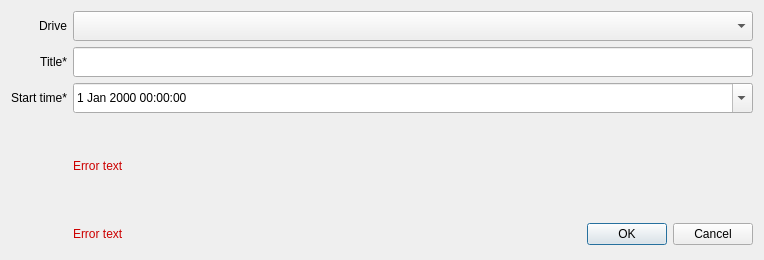
<?xml version="1.0" encoding="UTF-8"?>
<ui version="4.0">
 <class>WizardAddStreamAnnounceDialog</class>
 <widget class="QDialog" name="WizardAddStreamAnnounceDialog">
  <property name="geometry">
   <rect>
    <x>0</x>
    <y>0</y>
    <width>764</width>
    <height>260</height>
   </rect>
  </property>
  <property name="windowTitle">
   <string>Dialog</string>
  </property>
  <layout class="QGridLayout" name="gridLayout_2">
   <item row="0" column="0">
    <layout class="QGridLayout" name="gridLayout">
     <item row="1" column="1">
      <widget class="QLineEdit" name="m_title">
       <property name="minimumSize">
        <size>
         <width>450</width>
         <height>30</height>
        </size>
       </property>
       <property name="maximumSize">
        <size>
         <width>16777215</width>
         <height>30</height>
        </size>
       </property>
       <property name="text">
        <string/>
       </property>
      </widget>
     </item>
     <item row="4" column="1">
      <layout class="QHBoxLayout" name="horizontalLayout">
       <item>
        <widget class="QLabel" name="m_errorText">
         <property name="styleSheet">
          <string notr="true">color: #CC0000</string>
         </property>
         <property name="text">
          <string>Error text</string>
         </property>
        </widget>
       </item>
      </layout>
     </item>
     <item row="3" column="1">
      <layout class="QHBoxLayout" name="horizontalLayout">
       <item>
        <widget class="QLabel" name="m_errorText">
         <property name="styleSheet">
          <string notr="true">color: #CC0000</string>
         </property>
         <property name="text">
          <string>Error text</string>
         </property>
        </widget>
       </item>
      </layout>
     </item>
     <item row="4" column="1">
      <widget class="QDialogButtonBox" name="buttonBox">
       <property name="minimumSize">
        <size>
         <width>0</width>
         <height>30</height>
        </size>
       </property>
       <property name="maximumSize">
        <size>
         <width>16777215</width>
         <height>30</height>
        </size>
       </property>
       <property name="orientation">
        <enum>Qt::Horizontal</enum>
       </property>
       <property name="standardButtons">
        <set>QDialogButtonBox::Cancel|QDialogButtonBox::Ok</set>
       </property>
      </widget>
     </item>
     <item row="0" column="1">
      <widget class="QComboBox" name="m_driveSelection">
       <property name="minimumSize">
        <size>
         <width>0</width>
         <height>30</height>
        </size>
       </property>
      </widget>
     </item>
     <item row="1" column="0">
      <widget class="QLabel" name="label_3">
       <property name="text">
        <string>Title*</string>
       </property>
       <property name="alignment">
        <set>Qt::AlignRight|Qt::AlignTrailing|Qt::AlignVCenter</set>
       </property>
      </widget>
     </item>
     <item row="0" column="0">
      <widget class="QLabel" name="label">
       <property name="minimumSize">
        <size>
         <width>0</width>
         <height>30</height>
        </size>
       </property>
       <property name="tabletTracking">
        <bool>false</bool>
       </property>
       <property name="text">
        <string>Drive</string>
       </property>
       <property name="alignment">
        <set>Qt::AlignRight|Qt::AlignTrailing|Qt::AlignVCenter</set>
       </property>
      </widget>
     </item>
     <item row="2" column="0">
      <widget class="QLabel" name="label_4">
       <property name="minimumSize">
        <size>
         <width>0</width>
         <height>30</height>
        </size>
       </property>
       <property name="text">
        <string>Start time*</string>
       </property>
       <property name="alignment">
        <set>Qt::AlignRight|Qt::AlignTrailing|Qt::AlignVCenter</set>
       </property>
      </widget>
     </item>
     <item row="2" column="1">
      <widget class="QDateTimeEdit" name="m_dateTime">
       <property name="minimumSize">
        <size>
         <width>0</width>
         <height>30</height>
        </size>
       </property>
       <property name="calendarPopup">
        <bool>true</bool>
       </property>
      </widget>
     </item>
    </layout>
   </item>
  </layout>
 </widget>
 <resources/>
 <connections>
  <connection>
   <sender>buttonBox</sender>
   <signal>accepted()</signal>
   <receiver>WizardAddStreamAnnounceDialog</receiver>
   <slot>accept()</slot>
   <hints>
    <hint type="sourcelabel">
     <x>248</x>
     <y>254</y>
    </hint>
    <hint type="destinationlabel">
     <x>157</x>
     <y>274</y>
    </hint>
   </hints>
  </connection>
  <connection>
   <sender>buttonBox</sender>
   <signal>rejected()</signal>
   <receiver>WizardAddStreamAnnounceDialog</receiver>
   <slot>reject()</slot>
   <hints>
    <hint type="sourcelabel">
     <x>316</x>
     <y>260</y>
    </hint>
    <hint type="destinationlabel">
     <x>286</x>
     <y>274</y>
    </hint>
   </hints>
  </connection>
 </connections>
</ui>
